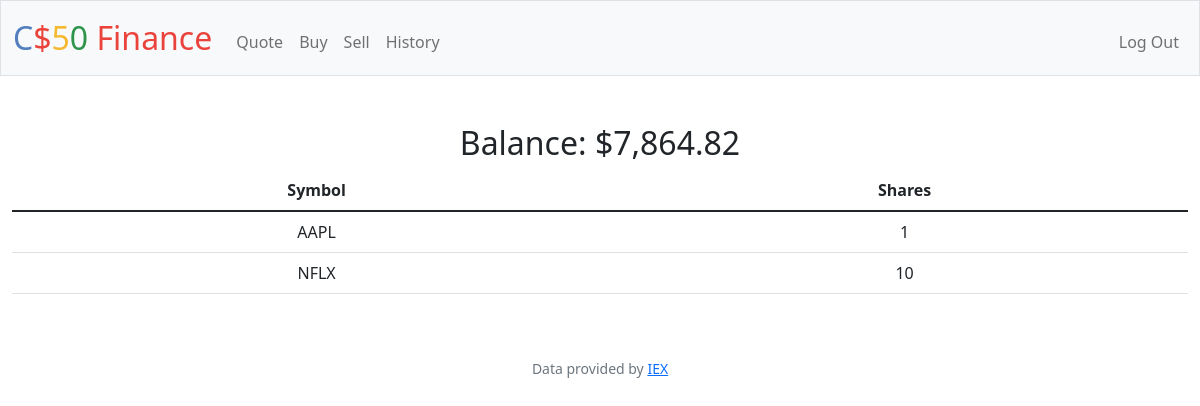
Screenshot of / (signed in) with the database file from the repository.
### tables this page shows
CREATE TABLE users (id INTEGER PRIMARY KEY AUTOINCREMENT NOT NULL, username TEXT NOT NULL, hash TEXT NOT NULL, cash NUMERIC NOT NULL DEFAULT 10000.00);

CREATE TABLE current_stocks (id INTEGER PRIMARY KEY AUTOINCREMENT NOT NULL, symbol TEXT NOT NULL, user_id INTEGER NOT NULL, shares INTEGER NOT NULL);

### app.py (the view)
@app.route("/")
@login_required
def index():
    cash = db.execute("SELECT cash FROM users WHERE id = ?", session["user_id"])
    cash = cash[0]["cash"]
    stocks = db.execute("SELECT symbol, shares FROM current_stocks WHERE user_id = ?", session["user_id"])
    return render_template("index.html", cash=cash, stocks=stocks)

### app.py (called while the page is built)
@app.after_request
def after_request(response):
    response.headers["Cache-Control"] = "no-cache, no-store, must-revalidate"
    response.headers["Expires"] = 0
    response.headers["Pragma"] = "no-cache"
    return response

### helpers.py (called while the page is built)
def login_required(f):
    @wraps(f)
    def decorated_function(*args, **kwargs):
        if session.get("user_id") is None:
            return redirect("/login")
        return f(*args, **kwargs)
    return decorated_function

def usd(value):
    return f"${value:,.2f}"

### templates/index.html (shortened to what this page needs)
{% extends "layout.html" %}
{% block main %}
    <h2>Balance: {{ cash | usd}}</h2>
    <table class="table">
        <thead>
            <tr>
                <th scope="col">Symbol</th>
                <th scope="col">Shares</th>
            </tr>
        </thead>
        <tbody>
        {% for stock in stocks %}
            <tr>
                <td>{{ stock.symbol }}</td>
                <td>{{ stock.shares }}</td>
            </tr>
        {% endfor %}
        </tbody>
    </table>
{% endblock %}

### rows the page displays
users: cash "$7,864.82"
current_stocks: symbol "AAPL", shares "1"
current_stocks: symbol "NFLX", shares "10"
